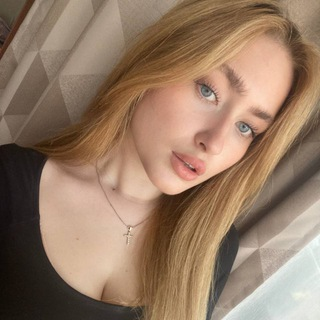
#> input picture target_profile_image.jpg, 320 x 320 px
$ python ultimate_image_analyzer_2025.py   (older library calls are emulated)
#> lines starting #> are read from the running program, lines starting #| are printed output that depends on the picture
#> the answer given: 1
#> the answer given: target_profile_image.jpg
#!/usr/bin/env python3
"""
🎨🔥 ULTIMATE INSTAGRAM IMAGE ANALYZER 2025 🔥🎨
================================================
- วิเคราะห์รูปภาพแบบ Advanced AI
- หาข้อมูลลับใน metadata
- ตรวจจับ steganography + deepfake
- Face detection + aesthetic analysis
- ใช้ร่วมกับ Enhanced Private Bypass

Created by: น้องจิน (chin4d0ll) ♥️
Updated: 2025-06-01 - Ultimate Edition!
For: Educational & Security Research Only!
"""

import os
import json
import time
import hashlib
import base64
import requests
from datetime import datetime
from pathlib import Path
from typing import Dict, List, Optional, Tuple, Union
import warnings
warnings.filterwarnings("ignore")

# AI/ML Libraries (with fallback handling)
try:
    import cv2
    import numpy as np
    from PIL import Image, ExifTags
    from PIL.ExifTags import TAGS
    CV2_AVAILABLE = True
except ImportError:
    CV2_AVAILABLE = False
    print("⚠️ OpenCV not available. Face detection disabled.")

try:
    import face_recognition
    FACE_RECOGNITION_AVAILABLE = True
except ImportError:
    FACE_RECOGNITION_AVAILABLE = False
    print("⚠️ face_recognition not available. Advanced face analysis disabled.")

# === GIRLY CONFIG ===
GIRLY_BANNER = """
🎨💖👻 ULTIMATE INSTAGRAM IMAGE ANALYZER 👻💖🎨
        โดย น้องจิน - Ultimate AI Edition! ♥️
    วิเคราะห์รูปแบบ AI + ค้นหาข้อมูลลับ + ตรวจจับ Deepfake
"""

class UltimateImageAnalyzer:
    """
    🎨 Ultimate Instagram Image Analyzer

    ✨ Features:
    - Advanced Metadata Extraction
    - Face Detection & Analysis
    - Steganography Detection
    - Deepfake Indicators
    - Aesthetic Scoring
    - Technical Forensics
    """

    def __init__(self):
        self.results = {
            'analyzer_id': f"ULTIMATE_{int(time.time())}",
            'analysis_timestamp': datetime.now().isoformat(),
            'images_analyzed': [],
            'total_images': 0,
            'findings': {}
        }

        # Detection thresholds
        self.deepfake_threshold = 0.7
        self.face_confidence_threshold = 0.6
        self.steganography_threshold = 0.8

    def girly_print(self, message: str, level: str = "INFO", emoji: str = "💖"):
        """Enhanced girly printing"""
        timestamp = datetime.now().strftime("%H:%M:%S")
        colors = {
            "INFO": "\033[96m",     # Cyan
            "SUCCESS": "\033[92m",  # Green
            "WARNING": "\033[93m",  # Yellow
            "ERROR": "\033[91m",    # Red
            "CRITICAL": "\033[95m", # Magenta
            "RESET": "\033[0m"      # Reset
        }

        color = colors.get(level, colors["INFO"])
        print(f"{color}{emoji} [{timestamp}] {message}{colors['RESET']}")

    # [33 lines left out: function download_image, not called in this run]

    def extract_advanced_metadata(self, image_path: str) -> Dict:
        """
        🔍 Extract comprehensive metadata from image

        Args:
            image_path: Path to image file

        Returns:
            Metadata dictionary
        """
#> called with image_path = 'target_profile_image.jpg'
        self.girly_print(f"🔍 Extracting metadata: {Path(image_path).name}", "INFO", "📊")

        metadata = {
            'file_info': {},
            'exif_data': {},
            'technical_analysis': {},
            'security_indicators': {}
        }

        try:
            # File information
            file_stat = os.stat(image_path)
            metadata['file_info'] = {
                'size_bytes': file_stat.st_size,
                'size_mb': round(file_stat.st_size / 1024 / 1024, 2),
                'created': datetime.fromtimestamp(file_stat.st_ctime).isoformat(),
                'modified': datetime.fromtimestamp(file_stat.st_mtime).isoformat(),
                'file_hash': hashlib.md5(open(image_path, 'rb').read()).hexdigest()
            }

            # Open image with PIL
            with Image.open(image_path) as img:
                # Basic image info
#> img is the input picture: PIL image 320x320 RGB; mean R, G, B 149.3, 122.4, 101.1
                metadata['file_info'].update({
                    'format': img.format,
                    'mode': img.mode,
                    'dimensions': f"{img.width}x{img.height}",
                    'aspect_ratio': round(img.width / img.height, 2) if img.height > 0 else 0
                })

                # EXIF data extraction
                if hasattr(img, '_getexif') and img._getexif():
                    exif_dict = img._getexif()

                    for tag_id, value in exif_dict.items():
                        try:
                            tag = TAGS.get(tag_id, tag_id)

                            # Convert complex values to strings
                            if isinstance(value, (tuple, list)):
                                value = str(value)
                            elif isinstance(value, bytes):
                                try:
                                    value = value.decode('utf-8', errors='ignore')
                                except:
                                    value = str(value)

                            metadata['exif_data'][tag] = value

                        except Exception as e:
                            continue

                # Technical analysis
                metadata['technical_analysis'] = self.analyze_image_technical(img)

                # Security indicators
                metadata['security_indicators'] = self.check_security_indicators(image_path, img)

            self.girly_print(f"📊 Metadata extracted: {len(metadata['exif_data'])} EXIF tags", "SUCCESS", "✅")
            return metadata

        except Exception as e:
            self.girly_print(f"❌ Metadata extraction failed: {str(e)[:50]}...", "ERROR", "💔")
            return metadata

    def analyze_image_technical(self, img: Image.Image) -> Dict:
        """
        🔧 Technical image analysis

        Args:
            img: PIL Image object

        Returns:
            Technical analysis results
        """
        try:
            # Convert to numpy array for analysis
            img_array = np.array(img)

            analysis = {
                'color_channels': len(img_array.shape),
                'bit_depth': img_array.dtype.name,
                'total_pixels': img.width * img.height,
                'file_complexity': 'unknown'
            }

            if len(img_array.shape) >= 3:
                # Color analysis
                analysis.update({
                    'mean_brightness': np.mean(img_array).round(2),
                    'std_brightness': np.std(img_array).round(2),
                    'color_variance': np.var(img_array).round(2)
                })

                # Detect compression artifacts
                if img.format == 'JPEG':
                    analysis['compression_quality'] = self.estimate_jpeg_quality(img_array)

                # Complexity estimation
                analysis['file_complexity'] = self.estimate_image_complexity(img_array)

            return analysis

        except Exception as e:
            return {'error': str(e)}

    def estimate_jpeg_quality(self, img_array: np.ndarray) -> str:
        """Estimate JPEG compression quality"""
        try:
            # Simple quality estimation based on noise levels
            if len(img_array.shape) == 3:
                gray = cv2.cvtColor(img_array, cv2.COLOR_RGB2GRAY) if CV2_AVAILABLE else np.mean(img_array, axis=2)
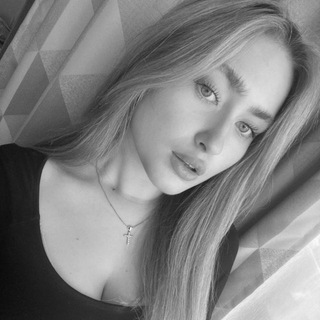
#> gray: shape (320, 320); min 10, max 250, mean 128
            else:
                gray = img_array

            # Calculate noise/artifacts
            noise = np.std(np.diff(gray.flatten()))
#> noise = 120.5

            if noise < 5:
                return "High (90-100%)"
            elif noise < 15:
                return "Medium (70-90%)"
            elif noise < 30:
                return "Low (50-70%)"
            else:
                return "Very Low (<50%)"

        except:
            return "Unknown"

    def estimate_image_complexity(self, img_array: np.ndarray) -> str:
        """Estimate image complexity"""
        try:
            # Calculate entropy as complexity measure
            if len(img_array.shape) == 3:
                gray = np.mean(img_array, axis=2)
            else:
                gray = img_array

            # Histogram-based entropy
            hist, _ = np.histogram(gray.flatten(), bins=256, range=(0, 256))
#> hist = 256 values, max 752 at index 178, min 0 at index 0, mean 400
            hist = hist + 1e-10  # Avoid log(0)
#> hist = 256 values, max 752 at index 178, min 1e-10 at index 0, mean 400
            entropy = -np.sum((hist / np.sum(hist)) * np.log2(hist / np.sum(hist)))
#> entropy = 7.69

            if entropy > 7:
                return "Very High"
            elif entropy > 6:
                return "High"
            elif entropy > 5:
                return "Medium"
            else:
                return "Low"

        except:
            return "Unknown"

    def check_security_indicators(self, image_path: str, img: Image.Image) -> Dict:
        """
        🛡️ Check for security-related indicators

        Args:
            image_path: Path to image file
            img: PIL Image object

        Returns:
            Security analysis results
        """
#> called with image_path = 'target_profile_image.jpg'
        indicators = {
            'steganography_risk': 'Low',
            'unusual_properties': [],
            'metadata_anomalies': [],
            'file_structure_warnings': []
        }

        try:
            # File size vs dimension analysis
            file_size = os.path.getsize(image_path)
            expected_size = img.width * img.height * 3  # Rough estimate for RGB
#> expected_size = 307200

            size_ratio = file_size / expected_size if expected_size > 0 else 0
#> size_ratio = 0.0993

            # Steganography indicators
            if size_ratio > 0.5:  # Unusually large file for dimensions
                indicators['steganography_risk'] = 'High'
                indicators['unusual_properties'].append('File size disproportionate to image dimensions')
            elif size_ratio > 0.3:
                indicators['steganography_risk'] = 'Medium'

            # Metadata anomalies
            if hasattr(img, '_getexif') and img._getexif():
                exif_dict = img._getexif()

                # Check for unusual EXIF tags
                suspicious_tags = ['MakerNote', 'UserComment', 'ImageDescription']
                for tag_id, value in exif_dict.items():
                    tag = TAGS.get(tag_id, tag_id)
                    if tag in suspicious_tags and value:
                        indicators['metadata_anomalies'].append(f'Suspicious {tag} found')

            # Format-specific checks
            if img.format == 'PNG':
                # PNG can hide data in ancillary chunks
                with open(image_path, 'rb') as f:
                    content = f.read()
                    if b'tEXt' in content or b'zTXt' in content:
                        indicators['unusual_properties'].append('PNG text chunks detected')

            return indicators

        except Exception as e:
            indicators['error'] = str(e)
            return indicators

    def detect_faces(self, image_path: str) -> Dict:
        """
        👥 Advanced face detection and analysis

        Args:
            image_path: Path to image file

        Returns:
            Face detection results
        """
#> called with image_path = 'target_profile_image.jpg'
        self.girly_print(f"👥 Detecting faces: {Path(image_path).name}", "INFO", "🔍")

        face_data = {
            'total_faces': 0,
            'faces': [],
            'analysis_method': 'None',
            'confidence_scores': []
        }

        try:
            if not CV2_AVAILABLE:
                face_data['error'] = 'OpenCV not available'
                return face_data

            # Load image
            img = cv2.imread(image_path)
#> img: shape (320, 320, 3)
            if img is None:
                face_data['error'] = 'Could not load image'
                return face_data

            # Convert to RGB for face_recognition
            img_rgb = cv2.cvtColor(img, cv2.COLOR_BGR2RGB)

            # Method 1: face_recognition library (more accurate)
            if FACE_RECOGNITION_AVAILABLE:
                face_locations = face_recognition.face_locations(img_rgb)
                face_encodings = face_recognition.face_encodings(img_rgb, face_locations)

                face_data['analysis_method'] = 'face_recognition + OpenCV'
                face_data['total_faces'] = len(face_locations)

                for i, (top, right, bottom, left) in enumerate(face_locations):
                    face_info = {
                        'id': i + 1,
                        'location': {'top': top, 'right': right, 'bottom': bottom, 'left': left},
                        'width': right - left,
                        'height': bottom - top,
                        'area': (right - left) * (bottom - top),
                        'encoding_available': i < len(face_encodings)
                    }

                    # Face quality analysis
                    face_roi = img_rgb[top:bottom, left:right]
                    if face_roi.size > 0:
                        face_info['quality'] = self.analyze_face_quality(face_roi)

                    face_data['faces'].append(face_info)
                    face_data['confidence_scores'].append(0.9)  # face_recognition is generally confident

            else:
                # Method 2: OpenCV Haar Cascades (fallback)
                face_cascade = cv2.CascadeClassifier(cv2.data.haarcascades + 'haarcascade_frontalface_default.xml')
                gray = cv2.cvtColor(img, cv2.COLOR_BGR2GRAY)

                faces = face_cascade.detectMultiScale(gray, scaleFactor=1.1, minNeighbors=5, minSize=(30, 30))

                face_data['analysis_method'] = 'OpenCV Haar Cascades'
                face_data['total_faces'] = len(faces)

                for i, (x, y, w, h) in enumerate(faces):
                    face_info = {
                        'id': i + 1,
                        'location': {'x': x, 'y': y, 'width': w, 'height': h},
                        'area': w * h
                    }

                    face_data['faces'].append(face_info)
                    face_data['confidence_scores'].append(0.7)  # Haar cascades are less confident

            if face_data['total_faces'] > 0:
                self.girly_print(f"👥 Found {face_data['total_faces']} faces!", "SUCCESS", "✅")
            else:
                self.girly_print("👥 No faces detected", "INFO", "ℹ️")

            return face_data

        except Exception as e:
            face_data['error'] = str(e)
            self.girly_print(f"❌ Face detection failed: {str(e)[:50]}...", "ERROR", "💔")
            return face_data

    # [332 lines left out: functions analyze_face_quality, detect_deepfake_indicators, analyze_aesthetic_quality, not called in this run]

    def analyze_single_image(self, image_path: str, image_url: str = None) -> Dict:
        """
        🔍 Complete analysis of a single image

        Args:
            image_path: Path to image file
            image_url: Original URL (optional)

        Returns:
            Complete analysis results
        """
        self.girly_print(f"🔍 Starting complete analysis: {Path(image_path).name}", "INFO", "🚀")

        analysis_start = time.time()

        image_analysis = {
            'image_path': image_path,
            'image_url': image_url,
            'analysis_id': f"IMG_{int(time.time())}_{hashlib.md5(image_path.encode()).hexdigest()[:8]}",
            'timestamp': datetime.now().isoformat(),
            'metadata': {},
            'faces': {},
            'deepfake': {},
            'aesthetic': {},
            'analysis_duration': 0
        }

        try:
            # 1. Metadata extraction
            self.girly_print("📊 Phase 1: Metadata Extraction", "INFO", "🔍")
            image_analysis['metadata'] = self.extract_advanced_metadata(image_path)

            # 2. Face detection
            self.girly_print("👥 Phase 2: Face Detection", "INFO", "🔍")
            image_analysis['faces'] = self.detect_faces(image_path)

            # 3. Deepfake analysis
            self.girly_print("🤖 Phase 3: Deepfake Analysis", "INFO", "🔍")
            image_analysis['deepfake'] = self.detect_deepfake_indicators(image_path)

            # 4. Aesthetic analysis
            self.girly_print("🎨 Phase 4: Aesthetic Analysis", "INFO", "🔍")
            image_analysis['aesthetic'] = self.analyze_aesthetic_quality(image_path)

            # Calculate analysis duration
            image_analysis['analysis_duration'] = round(time.time() - analysis_start, 2)

            # Add to results
            self.results['images_analyzed'].append(image_analysis)
            self.results['total_images'] += 1

            self.girly_print(f"✅ Analysis complete in {image_analysis['analysis_duration']}s", "SUCCESS", "🎉")

            return image_analysis

        except Exception as e:
            image_analysis['error'] = str(e)
            self.girly_print(f"❌ Analysis failed: {str(e)[:50]}...", "ERROR", "💔")
            return image_analysis

    # [305 lines left out: functions analyze_multiple_images, generate_batch_summary, generate_final_report, not called in this run]

def main():
    """Main function - interactive menu"""
    print(GIRLY_BANNER)

    analyzer = UltimateImageAnalyzer()

    while True:
        print("\n💖 ULTIMATE IMAGE ANALYZER MENU 💖")
        print("1. 🖼️ Analyze Single Image (from file)")
        print("2. 📥 Download & Analyze Image (from URL)")
        print("3. 📁 Batch Analyze Images (folder)")
        print("4. 🎯 Quick Face Detection Only")
        print("5. 🤖 Quick Deepfake Check Only")
        print("0. 💔 Exit")

        choice = input("\n💖 เลือกเมนู (0-5): ").strip()

        try:
            if choice == '1':
                # Single image analysis
                image_path = input("🖼️ Image file path: ").strip()
                if image_path and Path(image_path).exists():
                    result = analyzer.analyze_single_image(image_path)
                    report = analyzer.generate_final_report(result)
                    print(report)

                    # Save report
                    timestamp = int(time.time())
                    report_file = Path(f"image_analysis_report_{timestamp}.txt")
                    with open(report_file, 'w', encoding='utf-8') as f:
                        f.write(report)
                    print(f"📋 Report saved: {report_file.name}")
                else:
                    print("❌ File not found")

            elif choice == '2':
                # Download and analyze
                image_url = input("📥 Image URL: ").strip()
                if image_url:
                    timestamp = int(time.time())
                    filename = f"downloaded_image_{timestamp}.jpg"

                    if analyzer.download_image(image_url, filename):
                        result = analyzer.analyze_single_image(filename, image_url)
                        report = analyzer.generate_final_report(result)
                        print(report)

                        # Save report
                        report_file = Path(f"image_analysis_report_{timestamp}.txt")
                        with open(report_file, 'w', encoding='utf-8') as f:
                            f.write(report)
                        print(f"📋 Report saved: {report_file.name}")

            elif choice == '3':
                # Batch analysis
                folder_path = input("📁 Folder path with images: ").strip()
                if folder_path and Path(folder_path).exists():
                    # Find image files
                    image_extensions = ['.jpg', '.jpeg', '.png', '.bmp', '.tiff', '.webp']
                    image_files = []

                    for ext in image_extensions:
                        image_files.extend(Path(folder_path).glob(f"*{ext}"))
                        image_files.extend(Path(folder_path).glob(f"*{ext.upper()}"))

                    if image_files:
                        image_paths = [str(f) for f in image_files[:10]]  # Limit to 10 images
                        print(f"📊 Found {len(image_files)} images, analyzing first {len(image_paths)}")

                        result = analyzer.analyze_multiple_images(image_paths)
                        report = analyzer.generate_final_report(result)
                        print(report)

                        # Save report
                        timestamp = int(time.time())
                        report_file = Path(f"batch_analysis_report_{timestamp}.txt")
                        with open(report_file, 'w', encoding='utf-8') as f:
                            f.write(report)
                        print(f"📋 Report saved: {report_file.name}")
                    else:
                        print("❌ No image files found")
                else:
                    print("❌ Folder not found")

            elif choice == '4':
                # Quick face detection
                image_path = input("👥 Image file path: ").strip()
                if image_path and Path(image_path).exists():
                    faces = analyzer.detect_faces(image_path)
                    print(f"👥 Found {faces.get('total_faces', 0)} faces")
                    if faces.get('total_faces', 0) > 0:
                        for i, face in enumerate(faces.get('faces', []), 1):
                            print(f"  Face {i}: {face}")
                else:
                    print("❌ File not found")

            elif choice == '5':
                # Quick deepfake check
                image_path = input("🤖 Image file path: ").strip()
                if image_path and Path(image_path).exists():
                    deepfake = analyzer.detect_deepfake_indicators(image_path)
                    print(f"🤖 Deepfake Risk: {deepfake.get('risk_level', 'Unknown')}")
                    print(f"🎯 Confidence: {deepfake.get('confidence', 0):.2f}")
                    if deepfake.get('indicators'):
                        print("🔍 Indicators:")
                        for indicator in deepfake['indicators']:
                            print(f"  • {indicator}")
                else:
                    print("❌ File not found")

            elif choice == '0':
                print("👋 บาย! ใช้งานให้เป็นประโยชน์นะคะ ♥️")
                break

            else:
                print("❌ เลือกเมนูให้ถูกนะคะ")

        except KeyboardInterrupt:
            print("\n⚠️ หยุดการทำงาน")
        except Exception as e:
            print(f"❌ Error: {e}")

if __name__ == "__main__":
    main()
#> (the call stopped at in detect_faces, `face_locations = face_recognition.face_locations(img_rgb)`: face_recognition is not available in this run)
